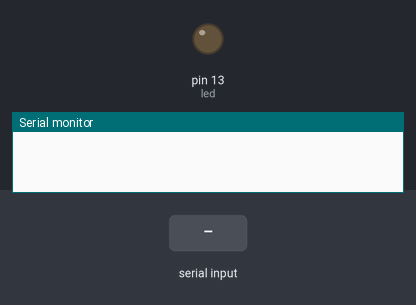
The sketch below on a simulated Arduino Uno, built with avr-gcc and run on an emulated ATmega328P. On the bench: output pins drawn as LEDs (lit = HIGH), the last lines printed to the serial monitor. The inputs (shaded band) are chosen by the test bench.

Above: at 0.8 s.
0.9 s: "1" received over the second serial link
At 1.9 s:
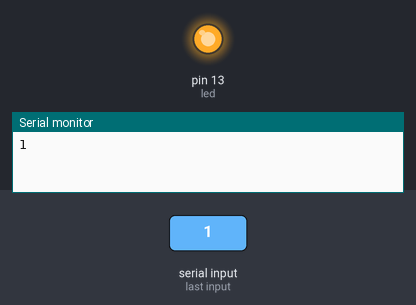
2.4 s: "1" received over Serial
At 3.1 s:
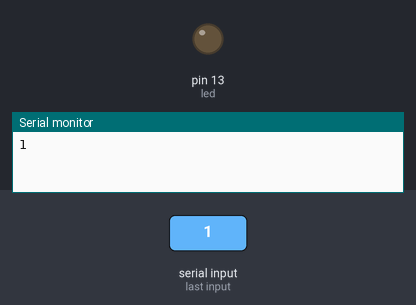
3.9 s: "0" received over the second serial link
At 4.2 s:
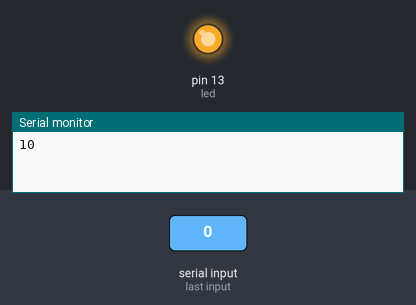
5.4 s: "0" received over Serial
At 6.6 s:
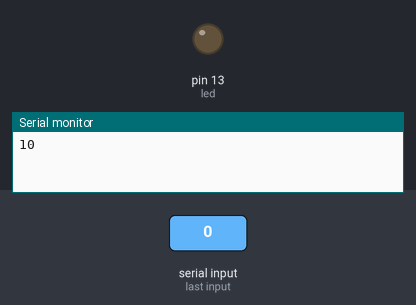
Timing chart, 0 to 7.9 s (numbered marks = the images above; inputs shaded):
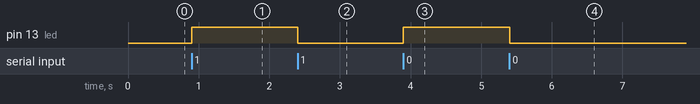

Measured:
- after the input at 0.9 s, pin 13 (led): LOW → HIGH at once
- after the input at 2.4 s, pin 13 (led): HIGH → LOW at once
- after the input at 3.9 s, pin 13 (led): LOW → HIGH at once
- after the input at 5.4 s, pin 13 (led): HIGH → LOW at once

The sketch:

led.ino
```cpp
#include <SoftwareSerial.h>

int rx = 10;
int tx = 11;
int led = 13;

SoftwareSerial xbee_serial(rx,tx);

int baud_rate = 9600;

void setup() {
  // put your setup code here, to run once:
  Serial.begin(baud_rate);
  xbee_serial.begin(baud_rate);
  while(xbee_serial.available()<=0)
  {

  }
  pinMode(led, OUTPUT);
}

void loop() {
  // put your main code here, to run repeatedly:
  while(xbee_serial.available()>0)
  {
    Serial.write(xbee_serial.read());
    digitalWrite(led, HIGH);
  }
  while(Serial.available()>0)
  {
    xbee_serial.write(Serial.read());
    digitalWrite(led, LOW);
  }
}
```
